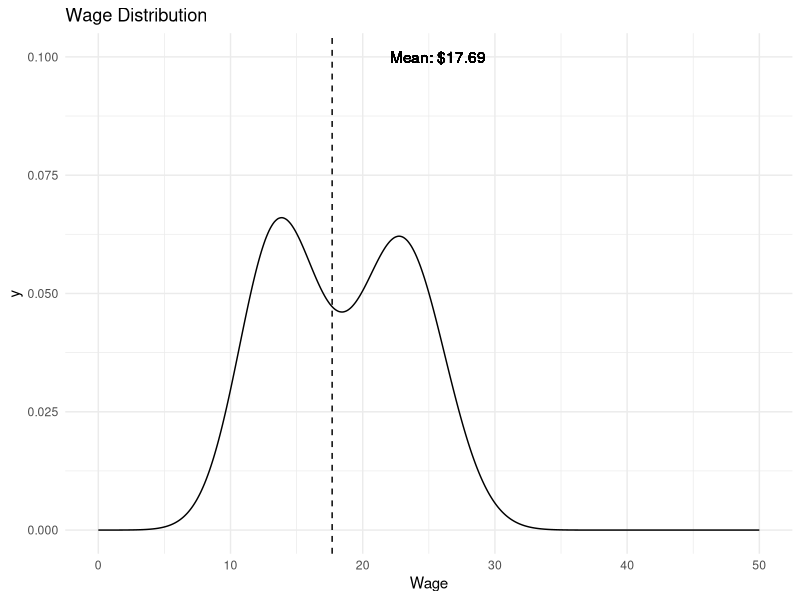
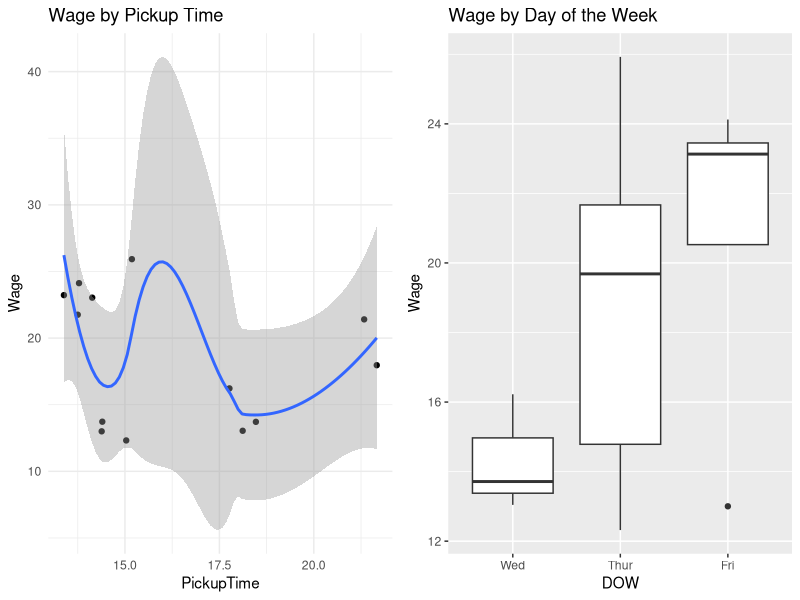
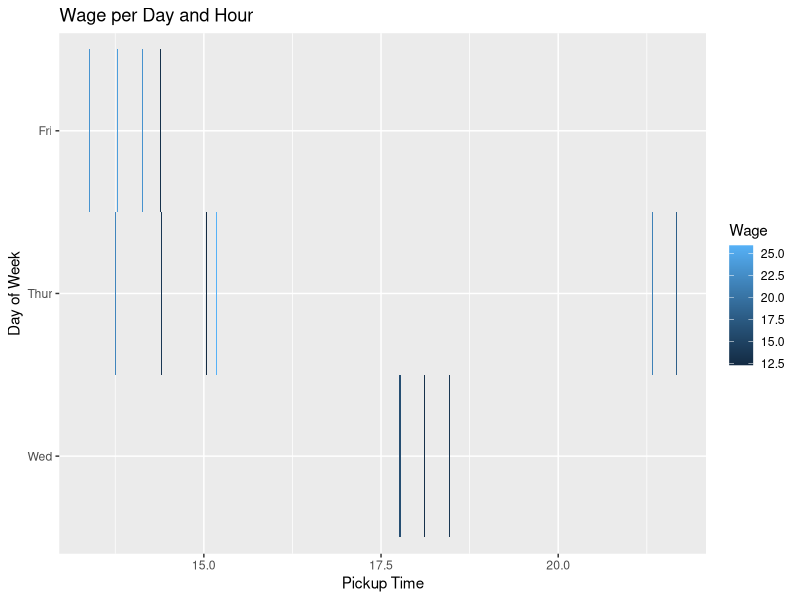

Write the R code that produced these figures, in order.
## ---- chunk 1
knitr::opts_chunk$set(echo = TRUE)
## ---- chunk 2
library(tidyverse)
library(gridExtra)
library(lme4)
## ---- chunk 3
data = read_csv("CleanLyftData.csv", col_types = cols())
data$DOW = factor(data$DOW, levels = seq(1,7), labels = c("Mon", "Tue", "Wed", "Thur", "Fri", "Sat", "Sun"))
data$Month = factor(data$Month, levels = seq(1,12), labels = seq(1,12))
data$Type = factor(data$Type)
data$GapAction = factor(data$GapAction)
data$StartLocation = factor(data$StartLocation)
## ---- chunk 4
tail(data)
## ---- chunk 5
theme = theme_minimal()
## ---- chunk 6
avg = sum(data$Amount + data$Tip) * (60/sum(data$Duration))
ggplot(data) + theme +
  geom_density(aes(Wage)) +
  geom_vline(xintercept = avg, lty=2) +
  geom_text(aes(avg, y = 0.1, label = paste("Mean: $", round(avg, 2), sep="")), nudge_x = 8) +
  lims(x=c(0,50)) +
  labs(title = "Wage Distribution")
## ---- chunk 7
p1 = ggplot(data, aes(PickupTime, Wage)) + theme +
  geom_point() +
  geom_smooth(method = "loess") +
  labs(title = "Wage by Pickup Time")

p2 = ggplot(data) +
  geom_boxplot(aes(DOW, Wage)) +
  labs(title = "Wage by Day of the Week")

grid.arrange(p1, p2, ncol=2)

ggplot(data) +
  geom_tile(aes(x = PickupTime, y = DOW, fill = Wage)) +
  labs(x = "Pickup Time", y = "Day of Week", fill = "Wage", title = "Wage per Day and Hour")
## ---- chunk 8
(sum(data$Amount + data$Tip) - sum(data$GasUsage) * 3.40) * (60/sum(data$Duration))
## ---- chunk 9
m = lmer(Wage ~ Duration + Distance + Shared + Conversation + (1|Session), data = data)
summary(m)
